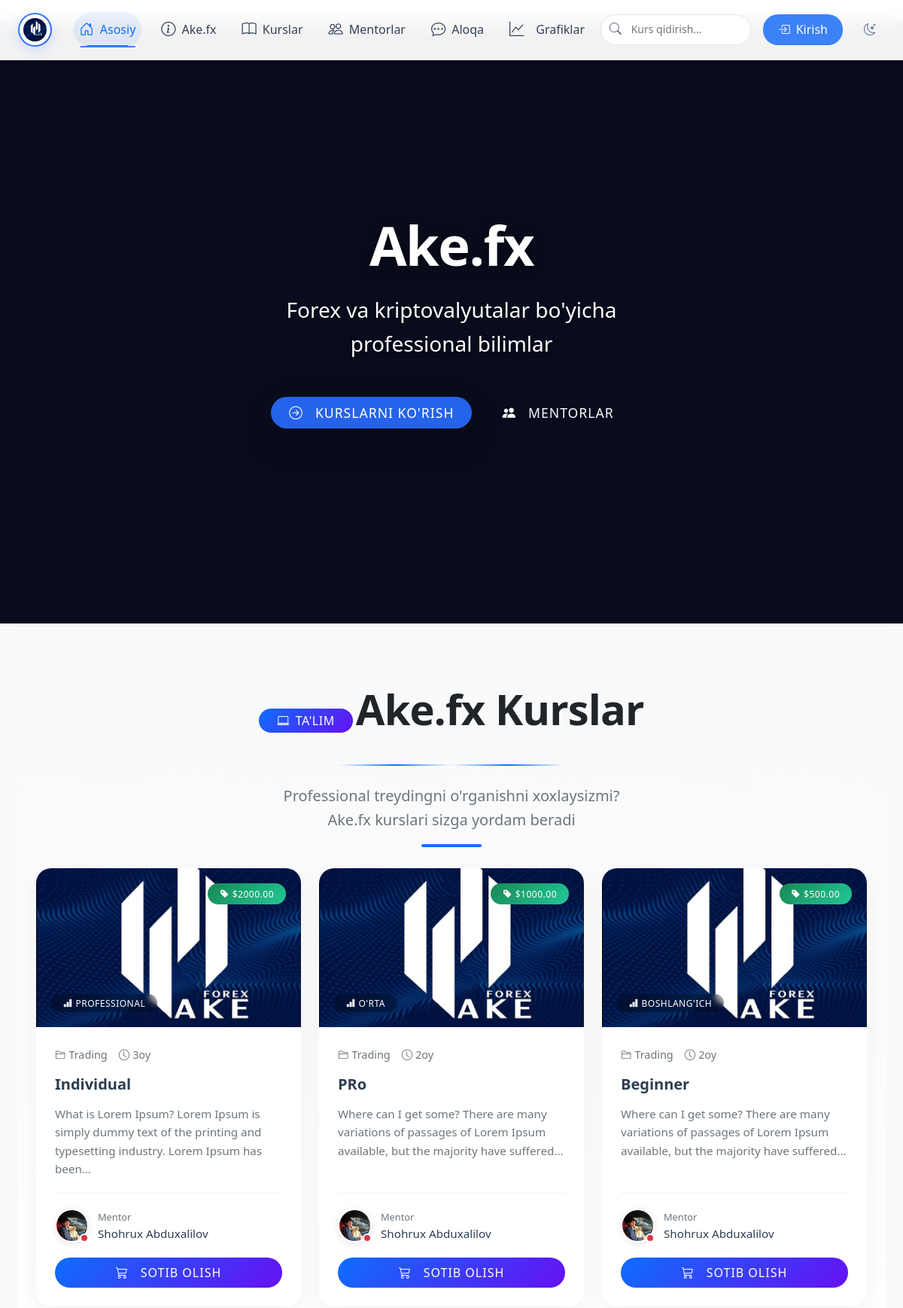
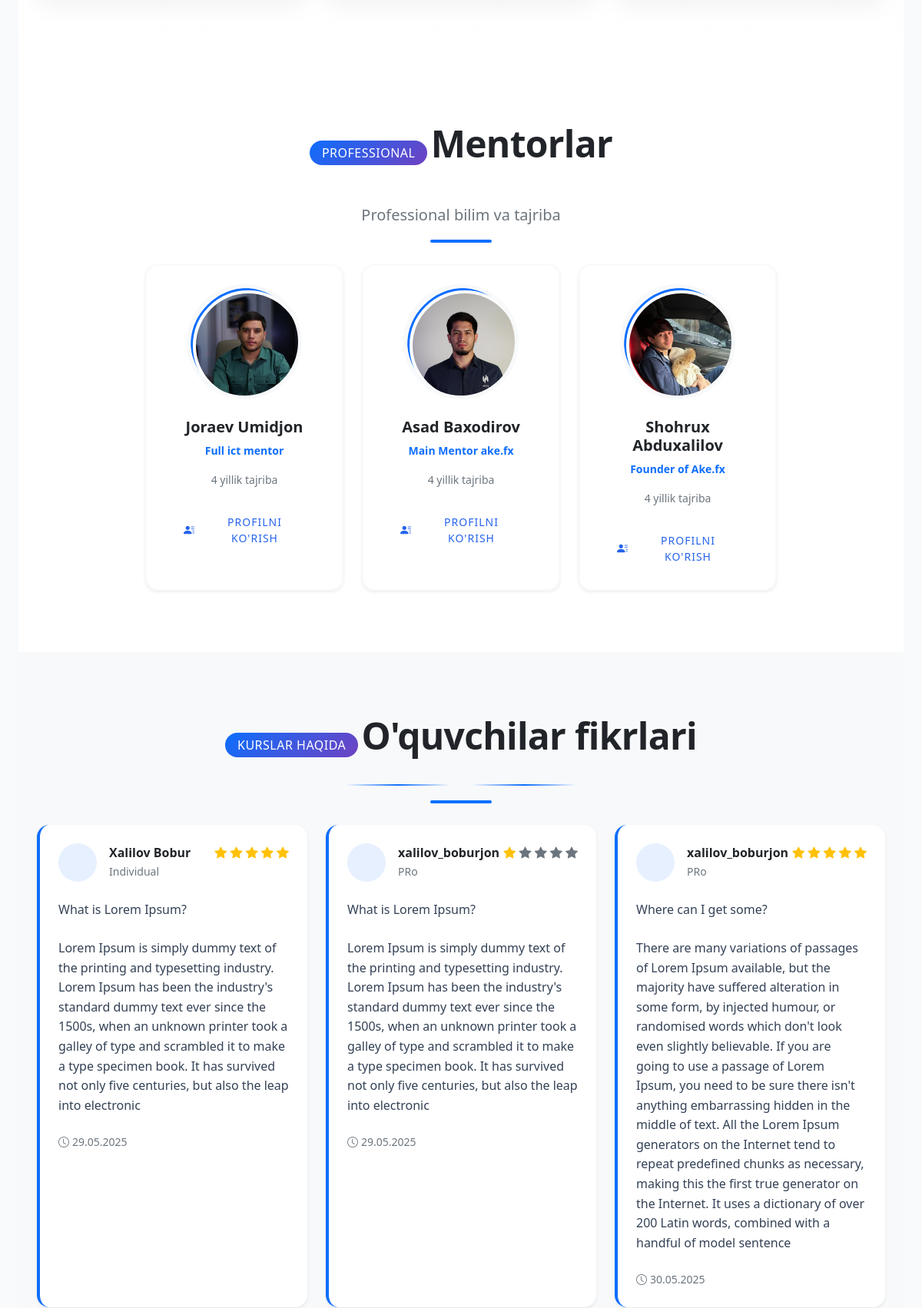
The page / (upper part) on the database its author committed (2 pictures, top to bottom).
### main/models.py (models this page shows, shortened)
class Course(models.Model):
    title = models.CharField(max_length=100)
    description = models.TextField()
    price = models.DecimalField(max_digits=8, decimal_places=2)
    duration = models.CharField(max_length=50)  # masalan: '3 oy'
    image = models.ImageField(upload_to='courses/')
    mentor = models.ForeignKey('Mentor', on_delete=models.SET_NULL, null=True, blank=True)
    is_paid = models.BooleanField(default=True)  # Pullik yoki bepul ekanligini belgilash
    category = models.ForeignKey(Category, on_delete=models.SET_NULL, null=True, verbose_name='Kategoriya')
    level = models.ForeignKey('Level', on_delete=models.SET_NULL, null=True, verbose_name='Daraja')
    created_at = models.DateTimeField(auto_now_add=True)
    class Meta:
        ordering = ['-created_at']  # Add default ordering
        verbose_name = "Kurs"
        verbose_name_plural = "Kurslar"

class Level(models.Model):
    name = models.CharField(max_length=100, verbose_name='Daraja nomi')
    def __str__(self):
        return self.name
    class Meta:
        verbose_name = 'Daraja'
        verbose_name_plural = 'Darajalar'

class Mentor(models.Model):
    full_name = models.CharField(max_length=255, verbose_name="To'liq ism")
    bio = models.TextField(verbose_name="Bio / Tajriba")
    image = models.ImageField(
        upload_to='mentors/%Y/%m/%d/',
        verbose_name="Rasm",
        blank=True,  # Rasm ixtiyoriy bo'lishi uchun
        null=True    # Rasm bo'lmasa ham bo'ladi
    )
    specialty = models.CharField(
        max_length=225,
        verbose_name="Mutaxassislik",
        blank=True,  # Bo'sh qoldirish mumkin
        null=True    # NULL bo'lishi mumkin
    )
    instagram = models.URLField(
        max_length=200,
        verbose_name="Instagram profil",
        blank=True,  # Majburiy emas
        null=True    # NULL bo'lishi mumkin
    )
    telegram = models.URLField(
        max_length=200,
        verbose_name="Telegram profil",
        blank=True,  # Majburiy emas
        null=True    # NULL bo'lishi mumkin
    )
    class Meta:
        verbose_name = "Mentor"
        verbose_name_plural = "Mentorlar"
        ordering = ['-id']  # Yangi mentorlarni birinchi ko'rsatish uchun

class Review(models.Model):
    student = models.ForeignKey('Student', on_delete=models.CASCADE)
    course = models.ForeignKey('Course', on_delete=models.CASCADE)
    rating = models.IntegerField(choices=[(i, i) for i in range(1, 6)])
    comment = models.TextField()
    date = models.DateTimeField(auto_now_add=True)

class Student(models.Model):
    full_name = models.CharField(max_length=100)
    phone = models.CharField(max_length=20)
    email = models.EmailField()
    course = models.ForeignKey(Course, on_delete=models.SET_NULL, null=True)
    registered_at = models.DateTimeField(auto_now_add=True)

### main/views.py (the view)
# urls.py: path('', views.index, name='index'),
def index(request):
    courses = Course.objects.all()[:6]  # So'nggi 6 ta kurs
    mentors = Mentor.objects.all()
    reviews = Review.objects.all()[:3]  # So'nggi 3 ta sharh
    news_list = News.objects.order_by('-created_at')[:3]  # So'nggi 3 ta yangilik
    context = {
        'courses': courses,
        'mentors': mentors,
        'reviews': reviews,
        'news_list': news_list,
    }
    return render(request, 'index.html', context)

### main/templates/index.html (shortened to what this page needs)
{% extends 'base.html' %}
{% load static %}
{% block content %}
<div class="header-section vh-100 w-100 position-relative overflow-hidden">
    <div class="video-container position-absolute inset-0">
        <video autoplay muted loop playsinline id="header-video"
               style="min-width: 100vw; min-height: 100vh; width: auto; height: auto; position: absolute; top: 50%; left: 50%; transform: translate(-50%, -50%);">
            <source src="{% static 'videos/header-bg.mp4' %}" type="video/mp4">
        </video>
    </div>
    <div class="header-content position-relative h-100 d-flex align-items-center justify-content-center">
        <div class="row justify-content-center text-center">
            <div class="col-lg-10">
                <h1 class="display-3 fw-bold mb-4 text-white animate__animated animate__fadeInDown">
                    Ake.fx
                </h1>
                <p class="lead fs-3 mb-5 text-white-80 animate__animated animate__fadeIn animate__delay-1s">
                    Forex va kriptovalyutalar bo'yicha professional bilimlar
                </p>
                <div class="d-flex gap-3 justify-content-center animate__animated animate__fadeInUp animate__delay-1s">
                    <a href="#courses" class="btn btn-primary btn-lg px-4 rounded-pill shadow-lg">
                        <i class="bi bi-arrow-right-circle me-2"></i>Kurslarni ko'rish
                    </a>
                    <a href="#mentors" class="btn btn-outline-light btn-lg px-4 rounded-pill">
                        <i class="bi bi-people-fill me-2"></i>Mentorlar
                    </a>
                </div>
            </div>
        </div>
    </div>
</div>
<section id="courses" class="courses-section py-6">
    <div class="container">
        <div class="section-header text-center mb-5">
            <span class="badge bg-gradient-primary mb-3 px-4 py-2 rounded-pill fs-6">
                <i class="bi bi-laptop me-2"></i>Ta'lim
            </span>
            <h2 class="display-4 fw-bold mb-3">Ake.fx Kurslar</h2>
            <div class="divider mx-auto my-4">
                <div class="divider-line"></div>
                <div class="divider-line"></div>
            </div>
            <p class="text-muted fs-5 mb-5">Professional treydingni o'rganishni xoxlaysizmi?<br>Ake.fx kurslari sizga yordam beradi</p>
        </div>
        <div class="row g-4">
            {% for course in courses %}
            <div class="col-lg-4 col-md-6">
                <div class="course-card">
                    <div class="course-image">
                        <div class="course-price">
                            <span class="badge bg-gradient-success rounded-pill px-3 py-2">
                                <i class="bi bi-tag-fill me-1"></i>${{ course.price }}
                            </span>
                        </div>
                        <div class="course-level">
                            <span class="badge bg-blur text-white rounded-pill px-3">
                                <i class="bi bi-bar-chart-fill me-1"></i>{{ course.level }}
                            </span>
                        </div>
                    </div>
                    <div class="course-body">
                        <div class="course-meta mb-3">
                            <span class="course-category">
                                <i class="bi bi-folder2 me-1"></i>Trading
                            </span>
                            <span class="course-duration">
                                <i class="bi bi-clock me-1"></i>{{ course.duration }}
                            </span>
                        </div>
                        <h5 class="course-title">
                            <a href="{% url 'course_detail' course.id %}">{{ course.title }}</a>
                        </h5>
                        <p class="course-text">{{ course.description|truncatechars:120 }}</p>
                        <div class="course-mentor">
                            <div class="mentor-avatar">
                                <img src="{{ course.mentor.image.url }}" alt="{{ course.mentor.full_name }}">
                                <div class="mentor-status {% if course.mentor.is_online %}online{% endif %}"></div>
                            </div>
                            <div class="mentor-info">
                                <span class="mentor-label">Mentor</span>
                                <span class="mentor-name">{{ course.mentor.full_name }}</span>
                            </div>
                        </div>
                        <div class="course-action">
                            <a href="{% url 'course_buy' course.id %}" class="btn btn-gradient-primary w-100">
                                <i class="bi bi-cart3 me-2"></i>Sotib olish
                            </a>
                        </div>
                    </div>
                </div>
            </div>
            {% endfor %}
        </div>
    </div>
</section>
<section id="mentors" class="py-6 bg-white">
    <div class="container">
        <div class="section-header text-center mb-5">
            <span class="badge bg-primary-gradient mb-3 px-3 py-2 rounded-pill fs-6">Professional</span>
            <h2 class="display-5 fw-bold mb-3">Mentorlar</h2>
            <p class="text-muted fs-5">Professional bilim va tajriba</p>
        </div>
        <div class="row g-4 justify-content-center">
            {% for mentor in mentors %}
            <div class="col-md-3">
                <div class="mentor-card text-center p-4 rounded-4 shadow-sm h-100 transition-all hover-lift bg-white border border-2 border-light">
                    {% if mentor.image %}
                    <div class="mentor-img-wrapper mb-4 mx-auto position-relative" style="width: 150px; height: 150px;">
                        <img src="{{ mentor.image.url }}"
                             alt="{{ mentor.full_name }}"
                             class="rounded-circle border border-3 border-primary p-1 shadow-sm"
                             width="150"
                             height="150"
                             style="object-fit: cover;">
                    </div>
                    {% endif %}
                    <h5 class="fw-bold mb-2">{{ mentor.full_name }}</h5>
                    <p class="text-primary small mb-3 fw-bold">{{ mentor.specialty }}</p>
                    <p class="small text-muted mb-4">{{ mentor.experience }} 4 yillik tajriba</p>
                    <a href="{% url 'mentor_detail' mentor.id %}" class="btn btn-outline-primary btn-sm rounded-pill px-4 border-2">
                        <i class="bi bi-person-lines-fill me-1"></i>Profilni ko'rish
                    </a>
                </div>
            </div>
            {% endfor %}
        </div>
    </div>
</section>
<section id="reviews" class="py-6 bg-light">
    <div class="container">
        <div class="section-header text-center mb-5">
            <span class="badge bg-primary-gradient mb-3 px-3 py-2 rounded-pill fs-6">kurslar haqida</span>
            <h2 class="display-5 fw-bold mb-3">O'quvchilar fikrlari</h2>
            <div class="divider mx-auto my-3">
                <div class="divider-line bg-primary-gradient"></div>
                <span class="divider-dot bg-primary-gradient"></span>
                <div class="divider-line bg-primary-gradient"></div>
            </div>
        </div>
        <div class="row g-4">
            {% for review in reviews %}
            <div class="col-md-4">
                <div class="review-card h-100 bg-white p-4 rounded-4 shadow-sm border-start border-4 border-primary position-relative hover-lift">
                    <div class="d-flex justify-content-between align-items-start mb-4">
                        <div class="d-flex align-items-center">
                            <div class="flex-shrink-0">
                                {% if review.user.profile.image %}
                                    <img src="{{ review.user.profile.image.url }}" class="rounded-circle" width="48" height="48" alt="{{ review.user.get_full_name }}">
                                {% else %}
                                    <div class="avatar-placeholder">
                                    </div>
                                {% endif %}
                            </div>
                            <div class="ms-3">
                                {% if review.student %}
                                    <h6 class="mb-1">{{ review.student.full_name }}</h6>
                                    <p class="text-muted small mb-0">{{ review.course.title }}</p>
                                {% endif %}
                            </div>
                        </div>
                        <div class="rating-stars">
                            {% for i in "12345"|make_list %}
                                <i class="bi bi-star-fill {% if forloop.counter <= review.rating %}text-warning{% else %}text-muted{% endif %}"></i>
                            {% endfor %}
                        </div>
                    </div>
                    <p class="review-text mb-3">{{ review.comment|linebreaks }}</p>
                    <div class="text-muted small">
                        <i class="bi bi-clock me-1"></i>{{ review.date|date:"d.m.Y" }}
                    </div>
                </div>
            </div>
            {% empty %}
            <div class="col-12">
                <div class="alert alert-warning text-center">Hozircha sharhlar mavjud emas.</div>
            </div>
            {% endfor %}
        </div>
    </div>
</section>
{% endblock %}

### main/templates/base.html (style rules this page uses)
:root { --primary-color: #2563eb; --secondary-color: #1e40af; --accent-color: #3b82f6; --light-bg: #f8fafc; --dark-bg: #0f172a; --dark-nav: #1e293b; --light-text: #f1f5f9; --dark-text: #334155; --transition: all 0.3s ease; }
body { font-family: 'Segoe UI', Tahoma, Geneva, Verdana, sans-serif; transition: var(--transition); background-color: var(--light-bg); color: var(--dark-text); }
.btn { border-radius: 20px; padding: 8px 20px; font-weight: 500; transition: var(--transition); }
.btn-primary { background-color: var(--primary-color); border-color: var(--primary-color); }
.btn-outline-primary { border-color: var(--primary-color); color: var(--primary-color); }

### rows shown on the page
Course: price "2000.00", level "PROFESSIONAL", duration "3oy", title "Individual", description "What is Lorem Ipsum? Lorem Ipsum is simply dummy text of the printing and typesetting industry. Lorem Ipsum has been…", mentor.image (picture), mentor.full_name "Shohrux Abduxalilov"
Course: price "1000.00", level "O'RTA", duration "2oy", title "PRo", description "Where can I get some? There are many variations of passages of Lorem Ipsum available, but the majority have suffered…", mentor.image (picture), mentor.full_name "Shohrux Abduxalilov"
Course: price "500.00", level "BOSHLANG'ICH", duration "2oy", title "Beginner", description "Where can I get some? There are many variations of passages of Lorem Ipsum available, but the majority have suffered…", mentor.image (picture), mentor.full_name "Shohrux Abduxalilov"
Mentor: image (picture), full_name "Joraev Umidjon", specialty "Full ict mentor"
Mentor: image (picture), full_name "Asad Baxodirov", specialty "Main Mentor ake.fx"
Mentor: image (picture), full_name "Shohrux Abduxalilov", specialty "Founder of Ake.fx"
Review: student.full_name "Xalilov Bobur", course "Individual", rating 5 (drawn), comment "What is Lorem Ipsum? Lorem Ipsum is simply dummy text of the printing and typesetting industry. Lorem Ipsum has been the industry's standard dummy text ever since the 1500s, when an unknown printer took a galley of type and scrambled it to make a type specimen book. It has survived not only five centuries, but also the leap into electronic", date "29.05.2025"
Review: student.full_name "xalilov_boburjon", course "PRo", rating 1 (drawn), comment "What is Lorem Ipsum? Lorem Ipsum is simply dummy text of the printing and typesetting industry. Lorem Ipsum has been the industry's standard dummy text ever since the 1500s, when an unknown printer took a galley of type and scrambled it to make a type specimen book. It has survived not only five centuries, but also the leap into electronic", date "29.05.2025"
Review: student.full_name "xalilov_boburjon", course "PRo", rating 5 (drawn), comment "Where can I get some? There are many variations of passages of Lorem Ipsum available, but the majority have suffered alteration in some form, by injected humour, or randomised words which don't look even slightly believable. If you are going to use a passage of Lorem Ipsum, you need to be sure there isn't anything embarrassing hidden in the middle of text. All the Lorem Ipsum generators on the Internet tend to repeat predefined chunks as necessary, making this the first true generator on the Internet. It uses a dictionary of over 200 Latin words, combined with a handful of model sentence", date "30.05.2025"
